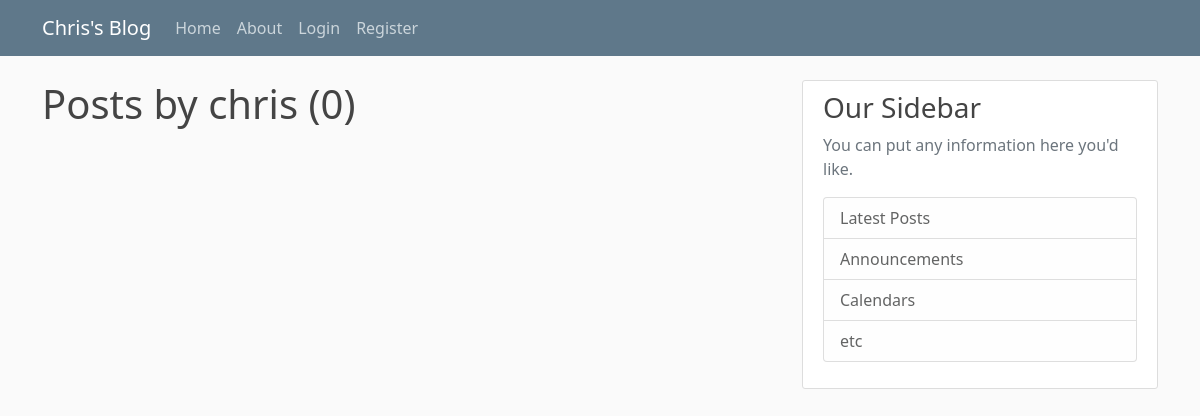
Before: /user/chris with the older database file.
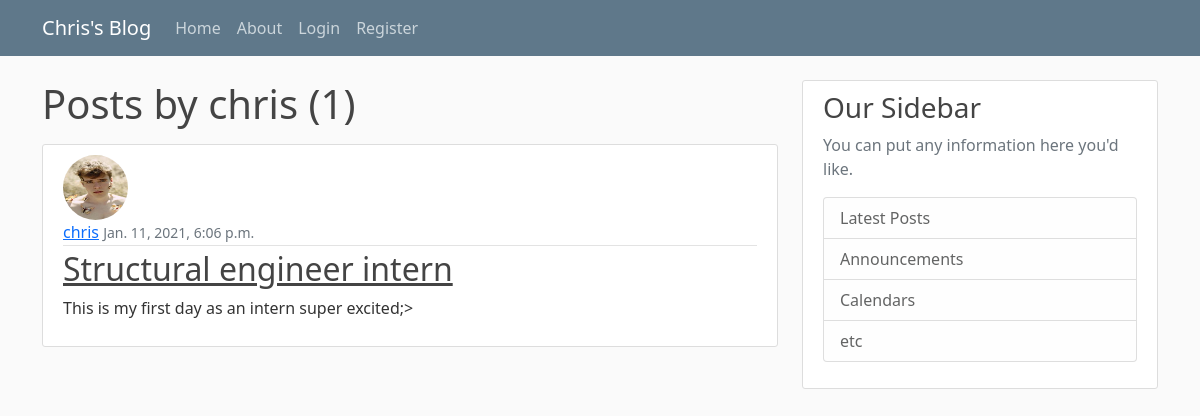
After: the same page with the newer database file.
### blog/models.py (models this page shows, shortened)
class Post(models.Model):
    title  = models.CharField(max_length=100)
    content = models.TextField()
    date_posted = models.DateTimeField(default=timezone.now)
    author = models.ForeignKey(User, on_delete=models.CASCADE)

### users/models.py (models this page shows, shortened)
class Profile(models.Model):
    user = models.OneToOneField(User, on_delete=models.CASCADE)
    image = models.ImageField(default='--default.jpg', upload_to='profile_pics')

### blog/views.py (the view)
# urls.py: path('user/<str:username>', UserPostListView.as_view(), name='user-posts'),
class UserPostListView(ListView):
    model = Post
    template_name = 'blog/user_posts.html' #---This will still show all posts
    context_object_name = 'posts'         #---What needs tp be done is to filter the posts for a specific user.
    ordering = ['-date_posted']
    paginate_by = 2
    def get_queryset(self) :
        user = get_object_or_404(User, username=self.kwargs.get('username'))#Gets the username pasted into the url
        return Post.objects.filter(author=user).order_by('-date_posted')#filters the posts by that user and sorts them according to time

### blog/templates/blog/user_posts.html (shortened to what this page needs)
{% extends "blog/base.html" %}
{% block content %}
<h1 class='mb-3'>Posts by {{ view.kwargs.username }} ({{ page_obj.paginator.count}})</h1>
       {%for post  in posts%}
       <article class="media content-section">
         <img class="rounded-circle article-img" src="{{ post.author.profile.image.url }}">
        <div class="media-body">
          <div class="article-metadata">
            <a class="mr-2" href="{% url 'user-posts' post.author.username%}">{{ post.author }}</a>
            <small class="text-muted">{{ post.date_posted }}</small>
          </div>
          <h2><a class="article-title" href="{% url 'post-detail' post.id %}">{{ post.title }}</a></h2>
          <p class="article-content">{{ post.content }}</p>
        </div>
      </article>
       {%endfor%}
  {% endblock content%}

Changed rows visible on the page:
added Post: author.profile.image (picture), author "chris", date_posted "Jan. 11, 2021, 6:06 p.m.", title "Structural engineer intern", content "This is my first day as an intern super excited;>"
Other visible differences:
{{ page_obj.paginator.count }}: "0" → "1"
